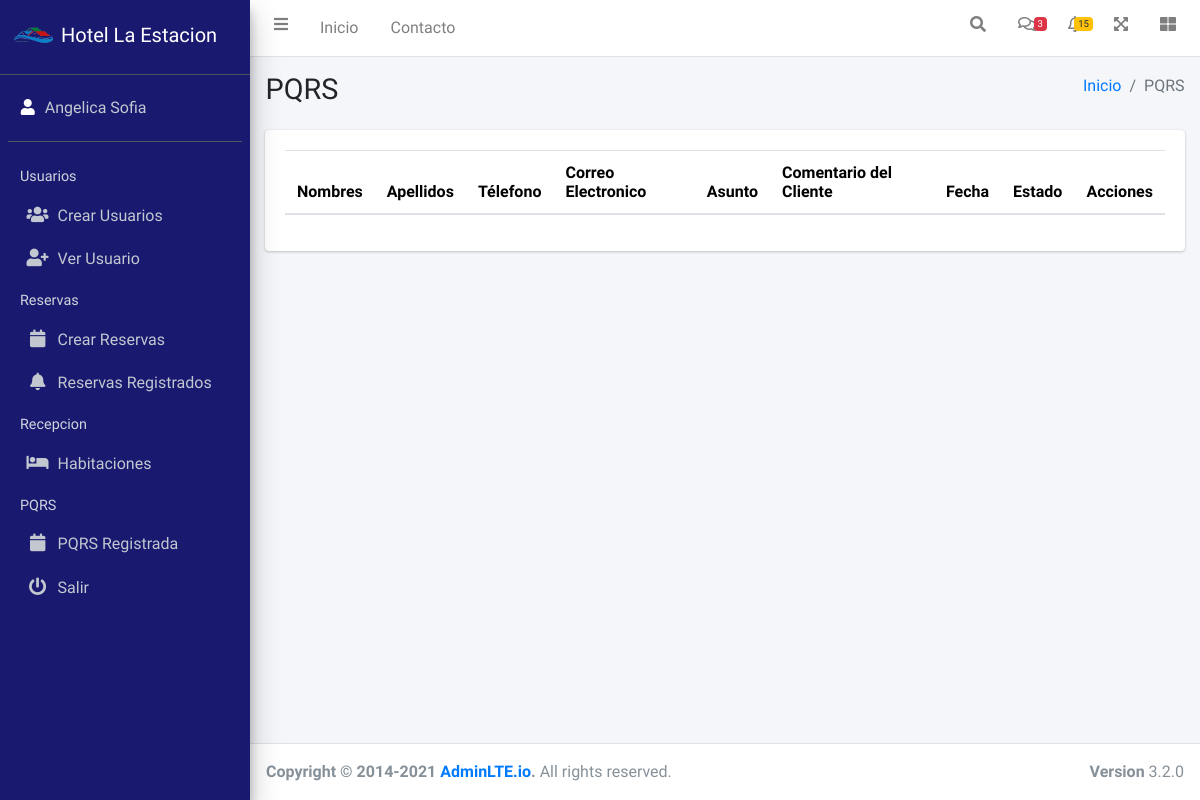
Before: /pqrs/ with the older database file.
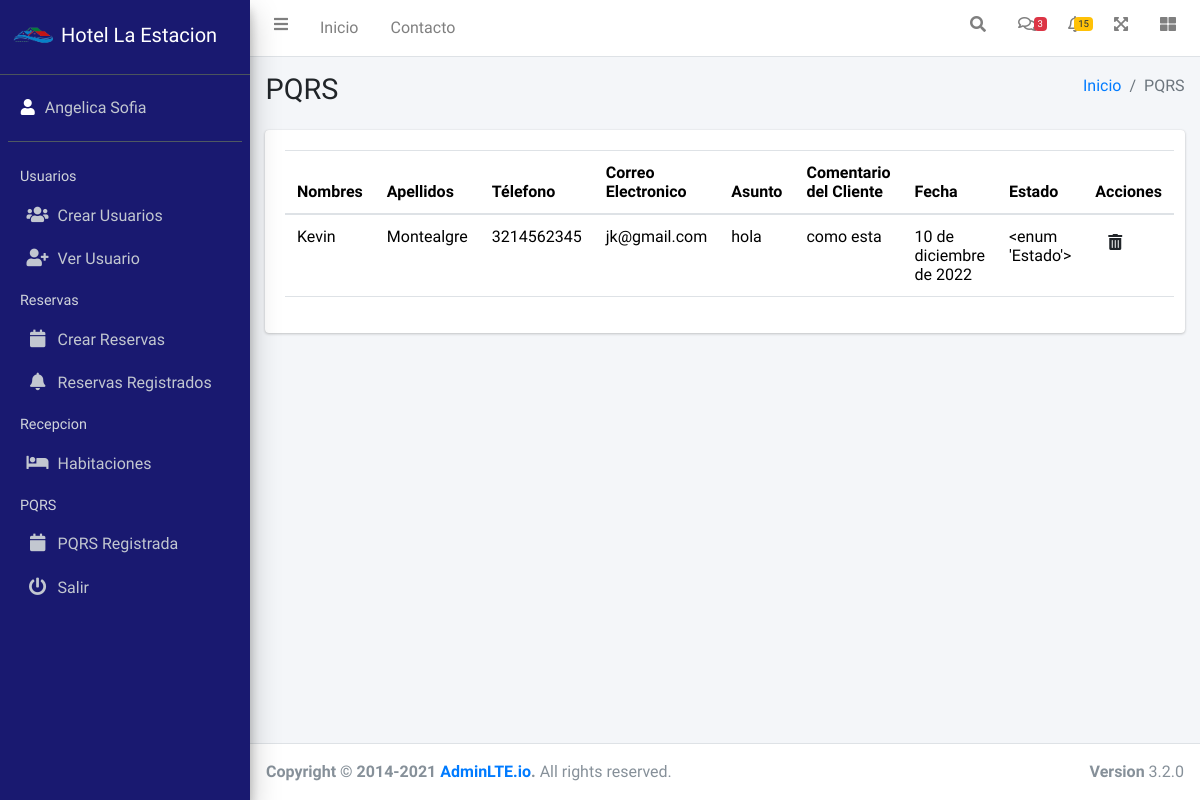
After: the same page with the newer database file.
### pqrs/models.py (models this page shows)
class PQRS(models.Model):
    nombres=models.CharField(max_length=45, verbose_name="Nombres",blank=True)
    apellidos=models.CharField(max_length=50, verbose_name="Apellidos",blank=True)
    telefono=models.CharField(max_length=15, verbose_name="Teléfono",blank=True)
    email=models.CharField(max_length=50, verbose_name="Correo Electronico", blank=True)
    asunto=models.CharField(max_length=45, verbose_name="Asunto")
    comentarioCliente=models.CharField(max_length=250, verbose_name="Comentario")
    fechaCreacion=models.DateField(verbose_name="Fecha", help_text=u"MM/DA/AAAA")
    class Estado(models.TextChoices):
        ACTIVO=1, _('Activo')
        INACTIVO=0, _('Inactivo')
    estado=models.CharField(max_length=1, choices=Estado.choices, default=Estado.ACTIVO, verbose_name="Estado")

### pqrs/views.py (the view)
# urls.py: path('pqrs/',include('pqrs.urls')),
def pqrs(request):
    titulo="PQRS"
    form= PQRSForms()
    pqrs=PQRS.objects.all()
    context={
        'titulo':titulo,
        'pqrs':pqrs,
        'form':form
    }
    return render(request,'pqrs/pqrs.html',context)

### General/templates/pqrs/pqrs.html
{% extends 'partials/bodyAdmin.html' %}
{% load static %}
 {% block contenido %}
<div class="container">
  <div class="card">
    <div class="card-body">
      <div id="example1_wrapper" class="dataTables_wrapper dt-bootstrap4">
        <table class="table">
          <thead>
            <tr>
              <th scope="col">Nombres</th>
              <th scope="col">Apellidos</th>
              <th scope="col">Télefono</th>
              <th scope="col">Correo Electronico</th>
              <th scope="col">Asunto</th>
              <th scope="col">Comentario del Cliente</th>
              <th scope="col">Fecha</th>
              <th scope="col">Estado</th>
              <th scope="col">Acciones</th>
            </tr>
          </thead>
          <tbody>
            {% for PQRS in pqrs %}
            <tr>
              {% if PQRS.estado == '1' %}
              <td>{{PQRS.nombres}}</td>
              <td>{{PQRS.apellidos}}</td>
              <td>{{PQRS.telefono}}</td>
              <td>{{PQRS.email}}</td>
              <td>{{PQRS.asunto}}</td>
              <td>{{PQRS.comentarioCliente}}</td>
              <td>{{PQRS.fechaCreacion}}</td>
              <td>{{PQRS.Estado}}</td>
              <td >
                <a class="btn btn-" href="{% url 'pqrs-eliminar' PQRS.id %}"><i class="fas  fa-trash-alt"></i></td>
                  {% endif %}
            </tr>
            {% endfor %}
          </tbody>
        </table>
      </div>
    </div>
  </div>
</div>
{% endblock contenido %}

### General/templates/partials/bodyAdmin.html (shortened to what this page needs)
{% load static %}
{% load bootstrap5 %}
{% bootstrap_css %}
<!DOCTYPE html>
<html lang="en">
<head>
    <link rel="stylesheet" href="{% static 'fontawesome-free/css/all.min.css' %}">
    <link rel="stylesheet" href="https://code.ionicframework.com/ionicons/2.0.1/css/ionicons.min.css">
    <link rel="stylesheet" href="{% static 'css/adminlte.min.css' %}">
  <link rel="stylesheet" href="{% static 'toastr/toastr.min.css' %}">
</head>
<body class="hold-transition sidebar-mini layout-fixed">
    <div class="wrapper ">
        {% include 'partials/navbarAdmin.html' %}
        {% include 'partials/sidebarAdmin.html' %}
        <div class="content-wrapper overflow-scroll" style="height: 80%;">
            {% include 'partials/headerAdmin.html' %}
            <div class="container">
                {% block contenido %}
                {% endblock contenido %}
            </div>
        </div>
        {% include 'partials/footerAdmin.html' %}
    </div>
</body>
</html>

### General/templates/partials/navbarAdmin.html (shortened to what this page needs)
{% load static %}
<nav class="main-header navbar navbar-expand navbar-white navbar-light">
  <ul class="navbar-nav">
    <li class="nav-item">
      <a class="nav-link" data-widget="pushmenu" href="#" role="button"><i class="fas fa-bars"></i></a>
    </li>
    <li class="nav-item d-none d-sm-inline-block">
      <a href="{% url 'index-admin' %}" class="nav-link">Inicio</a>
    </li>
    <li class="nav-item d-none d-sm-inline-block">
      <a href="#" class="nav-link">Contacto</a>
    </li>
  </ul>
  <ul class="navbar-nav ml-auto">
    <li class="nav-item">
      <a class="nav-link" data-widget="navbar-search" href="#" role="button">
        <i class="fas fa-search"></i>
      </a>
    </li>
    <li class="nav-item dropdown">
      <a class="nav-link" data-toggle="dropdown" href="#">
        <i class="far fa-comments"></i>
        <span class="badge badge-danger navbar-badge">3</span>
      </a>
    </li>
    <li class="nav-item dropdown">
      <a class="nav-link" data-toggle="dropdown" href="#">
        <span class="badge badge-warning navbar-badge">15</span>
      </a>
    </li>
    <li class="nav-item">
      <a class="nav-link" data-widget="fullscreen" href="#" role="button">
        <i class="fas fa-expand-arrows-alt"></i>
      </a>
    </li>
    <li class="nav-item">
      <a class="nav-link" data-widget="control-sidebar" data-controlsidebar-slide="true" href="#" role="button">
        <i class="fas fa-th-large"></i>
      </a>
    </li>
  </ul>
</nav>

### General/templates/partials/sidebarAdmin.html (shortened to what this page needs)
{% load static %}
<aside class="main-sidebar sidebar-dark-primary elevation-4" style="background-color: #191970">
  <a href="index3.html" class="brand-link">
    <img src="{% static '\img\logo.png' %}" alt="login-icon" style="height: 3rem" style="opacity: .8"></i>
    <span class="brand-text font-weight-light">Hotel La Estacion</span>
  </a>
  <div class="sidebar">
    <div class="user-panel mt-3 pb-3 mb-3 d-flex">
      <div class="image">
        <i class="nav-icon mt-2 fas fa-user " style="color:white"></i>
      </div>
      <div class="info">
        <a href="#" class="d-block " style="">Angelica Sofia</a>
      </div>
    </div>
    <nav class="mt-2">
      <ul class="nav nav-pills nav-sidebar flex-column" data-widget="treeview" role="menu" data-accordion="false">
        <li class="nav-header">Usuarios</li>
        <li class="nav-item">
              <a href="{% url 'usuarios-crear' %}" class="nav-link">
                <i class="nav-icon fas fa-users"></i>
                <p>Crear Usuarios</p>
              </a>
            </li>
         <li class="nav-item">
              <a href="{% url 'usuarios' %}" class="nav-link">
                <i class="nav-icon fas fa-user-plus"></i>
                <p>Ver Usuario</p>
              </a>
            </li>
        <li class="nav-header">Reservas</li>
          <li class="nav-item">
            <a href="{% url 'crear-reserva' %}" class="nav-link">
              <i class="nav-icon fas fa-calendar days"></i>
              <p>Crear Reservas</p>
            </a>
          </li>
          <li class="nav-item">
            <a href="{% url 'reservar' %}" class="nav-link">
              <i class="nav-icon fas fa-bell"></i>
              <p>Reservas Registrados</p>
            </a>
          </li>
        <li class="nav-header">Recepcion</li>
        <li class="nav-item">
          <a href= "{% url 'habitaciones' %}" class="nav-link">
            <i class="nav-icon fas fa-bed"></i>
            <p>
              Habitaciones
            </p>
          </a>
        </li>
        <li class="nav-header">PQRS</li>
          <li class="nav-item">
            <a href="{% url 'pqrs' %}" class="nav-link">
              <i class="nav-icon fas fa-calendar days"></i>
              <p>PQRS Registrada</p>
            </a>
          </li>
        <li class="nav-item">
          <a href="{% url 'login' %}" class="nav-link">
            <i class="nav-icon fas fa-power-off"></i>
            <p>Salir</p>
          </a>
        </li>
      </ul>
    </nav>
  </div>
</aside>

### General/templates/partials/headerAdmin.html
{% load static %}
<div class="content-header">
    <div class="container-fluid">
        <div class="row mb-2">
            <div class="col-sm-6">
                <h1 class="m-0">{{titulo}}</h1>
            </div>
            <div class="col-sm-6">
                <ol class="breadcrumb float-sm-right">
                    <li class="breadcrumb-item"><a href="#">Inicio</a></li>
                    <li class="breadcrumb-item active">{{titulo}}</li>
                </ol>
            </div>
        </div>
    </div>
</div>

### General/templates/partials/footerAdmin.html
{% load static %}
<footer class="main-footer">
  <strong>Copyright &copy; 2014-2021 <a href="https://adminlte.io">AdminLTE.io</a>.</strong>
  All rights reserved.
  <div class="float-right d-none d-sm-inline-block">
  <b>Version</b> 3.2.0
  </div>
  </footer>

### General/templates/partials/jsAdmin.html (shortened to what this page needs)
{% load static %}

Changed rows visible on the page:
added PQRS: nombres "Kevin", apellidos "Montealgre", telefono "3214562345", email "jk@gmail.com", asunto "hola", comentarioCliente "como esta", fechaCreacion "10 de diciembre de 2022", Estado "<enum 'Estado'>"
